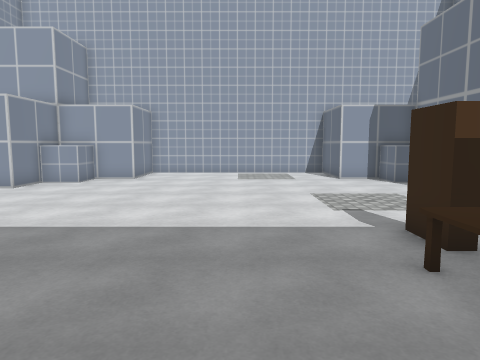
view 1 (above)

16 first-person views from a walk through a Unity game level. The camera is 1.5 m above the floor, tilts 6° down and sees 70° across. The floor is counted in squares, 1 m on a side. Each view is taken from the middle of a square. On the plan, view 1 faces up. The plan holds only what a view shows up to about 16 squares ahead; the rest is blank. The player character is not drawn. Some surface patterns are stand-ins.

view 2
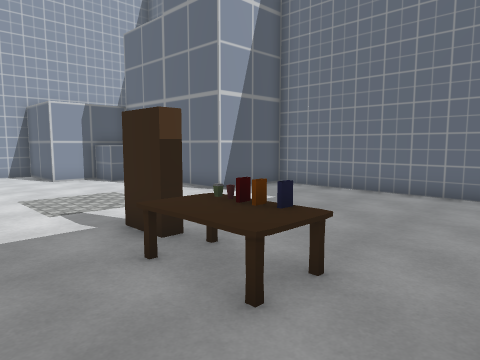

view 3
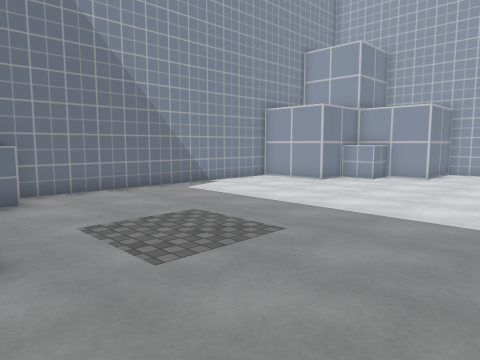

view 4
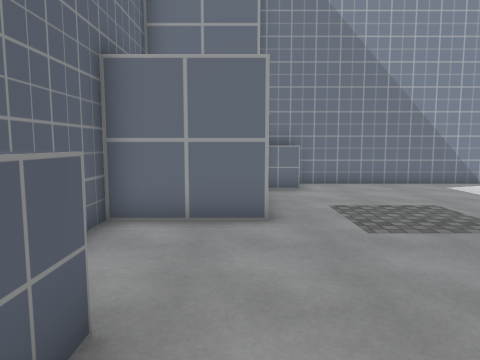

view 5
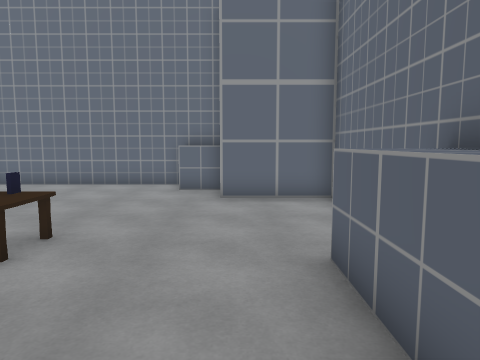

view 6
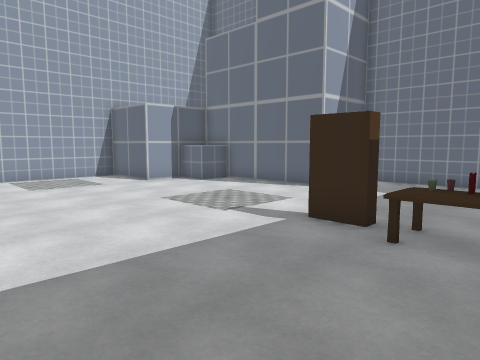

view 7
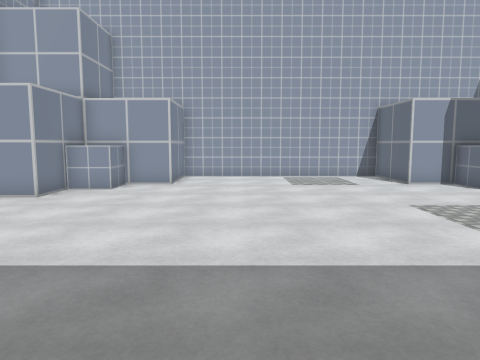

view 8
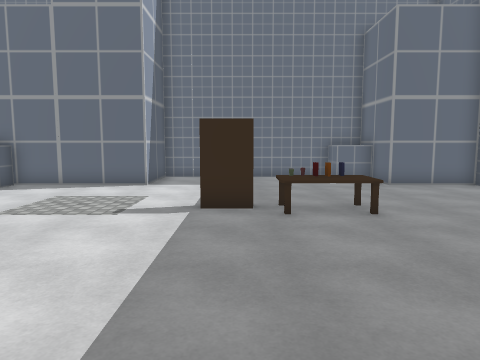

view 9
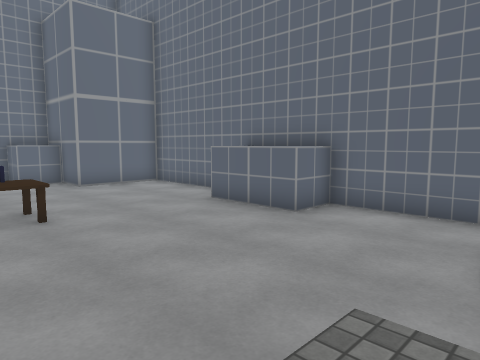

view 10
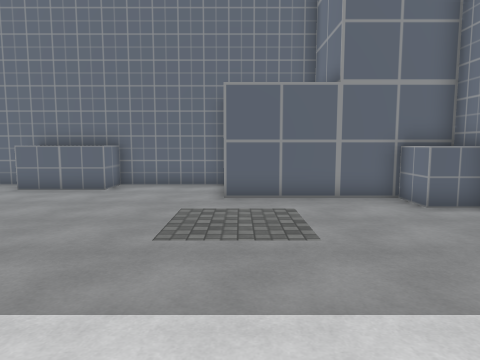

view 11
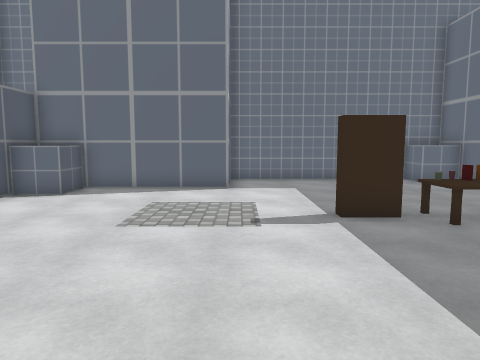

view 12
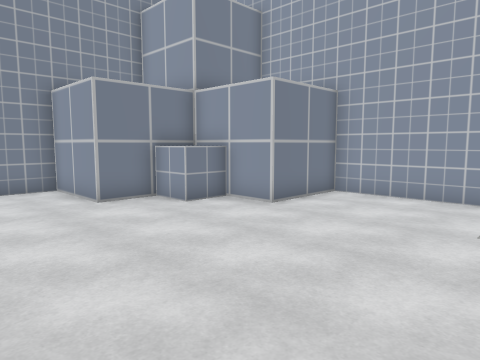

view 13
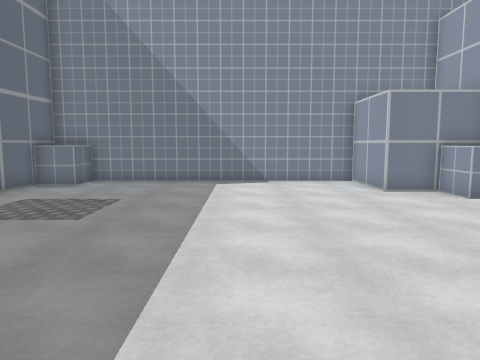

view 14
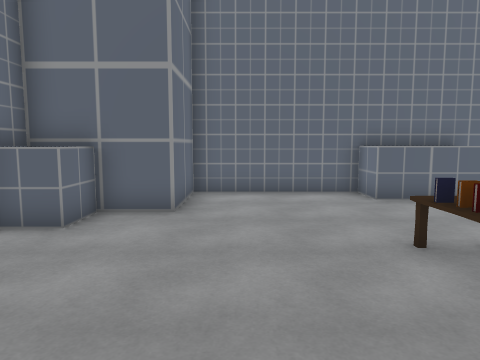

view 15
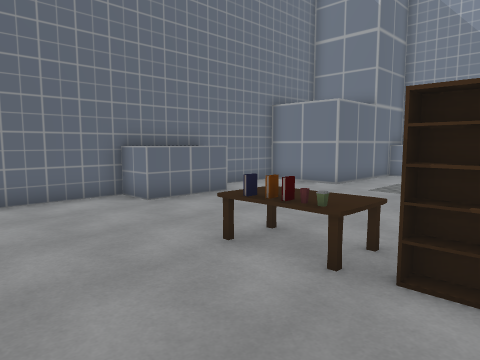

view 16
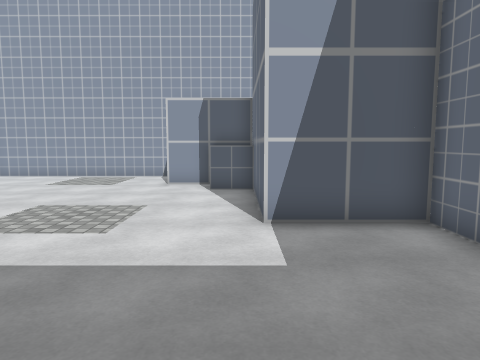

### Floor plan
Points are (right, up) in squares from view 1. A wall is a line through its corners. A room is listed if a view was taken in it or the views show most of it. See-through windows are left out.
Room 1 (views 1, 2, 3, 4, 5, 6, 7, 8, 9, 10, 11, 12, 13, 14, 15, 16)
walls: (2.4, -3.6) (7.4, -3.6) (7.4, -0.4) (10.6, -0.4); (10.6, 1.4) (10.6, 8.4) (7.4, 8.4) (7.4, 14.7) (4.3, 14.7) (4.3, 17.9) (-4.6, 17.9) (-4.6, 14.7) (-7.7, 14.7) (-7.7, 11.6) (-10.9, 11.6) (-10.9, -0.4) (-4.6, -0.4) (-4.6, -3.6) (-0.4, -3.6)
objects: other object (-10, 0) to (-10, 1); other object (-7, 13) to (-6, 14); other object (0, -4) to (0, -2); other object (1, -4) to (2, -2); table (2, 2) to (3, 4); books (3, 3); cup (3, 4); bookshelf (3, 5) to (3, 6); other object (4, 3); other object (6, 13) to (7, 14); other object (9, 0) to (11, 1)

Where each view was taken, in squares from view 1:
view 1: 0 up, 0 right, facing up
view 2: 0 up, 0 right, facing up-right
view 3: 1 down, 0 right, facing up-left
view 4: 1 down, 2 right, facing left
view 5: 1 down, 2 left, facing right
view 6: 2 up, 3 left, facing up-right
view 7: 2 up, 2 left, facing up
view 8: 5 up, 5 left, facing right
view 9: 4 up, 5 left, facing down-right
view 10: 9 up, 5 left, facing down
view 11: 8 up, 4 left, facing right
view 12: 8 up, 1 right, facing up-left
view 13: 7 up, 3 right, facing left
view 14: 7 up, 6 right, facing down
view 15: 6 up, 7 right, facing down-left
view 16: 2 up, 7 right, facing up
